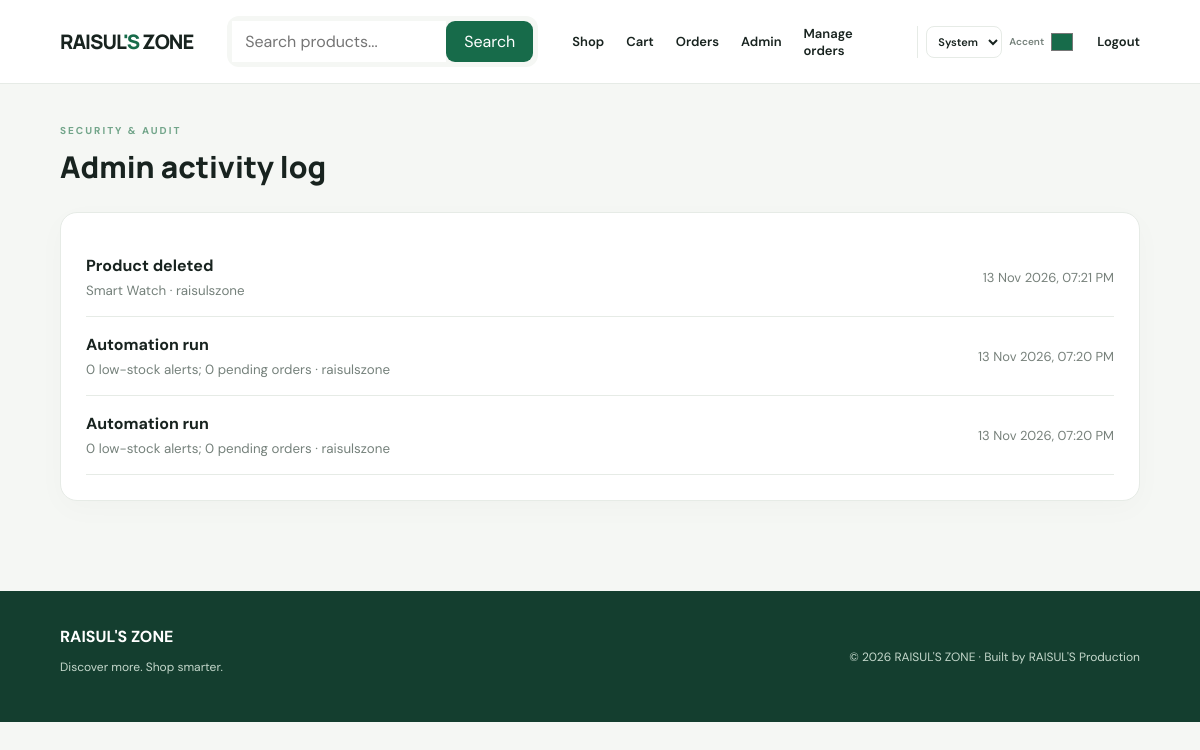
Screenshot of /admin/activity (signed in) with the database file from the repository.
### app/models.py (models this page shows, shortened)
class AdminActivity(db.Model):
    id = db.Column(db.Integer, primary_key=True)
    actor_id = db.Column(db.Integer, db.ForeignKey('user.id'))
    action = db.Column(db.String(120), nullable=False)
    details = db.Column(db.Text, default='')
    created_at = db.Column(db.DateTime, default=datetime.utcnow)
    actor = db.relationship('User')

class User(UserMixin, db.Model):
    id = db.Column(db.Integer, primary_key=True)
    name = db.Column(db.String(100), nullable=False)
    email = db.Column(db.String(150), unique=True, nullable=False, index=True)
    password_hash = db.Column(db.String(255), nullable=False)
    role = db.Column(db.String(20), default="customer", nullable=False)
    created_at = db.Column(db.DateTime, default=datetime.utcnow)

### app/admin.py (the view)
@admin.route('/activity')
@login_required
def activity():
    admin_required(); return render_template('admin_activity.html', activities=AdminActivity.query.order_by(AdminActivity.created_at.desc()).limit(100).all())

### app/admin.py (called while the page is built)
def admin_required():
    if not current_user.is_authenticated or current_user.role != "admin": abort(403)

### app/models.py (called while the page is built)
@login_manager.user_loader
def load_user(user_id):
    return db.session.get(User, int(user_id))

### app/templates/admin_activity.html
{% extends 'base.html' %}{% block content %}<div class="page-heading"><div><span class="eyebrow">SECURITY & AUDIT</span><h1>Admin activity log</h1></div></div><div class="panel">{% for a in activities %}<div class="order-row"><div><strong>{{ a.action }}</strong><small>{{ a.details }} · {{ a.actor.name if a.actor else 'System' }}</small></div><span class="muted">{{ a.created_at.strftime('%d %b %Y, %I:%M %p') }}</span></div>{% else %}<p>No activity recorded yet.</p>{% endfor %}</div>{% endblock %}

### app/static/css/style.css (style rules this page uses)
:root { --ink:#18231f;--muted:#75817b;--paper:#f5f7f4;--white:#fff;--green:#176b4a;--lime:#c8f169;--line:#e6ebe6;--shadow:0 18px 50px rgba(22,48,35,.08) }
* { box-sizing:border-box }
html { scroll-behavior:smooth }
body { margin:0;background:var(--paper);color:var(--ink);font-family:'DM Sans',sans-serif }
.eyebrow { font-size:10px;font-weight:700;letter-spacing:2px;color:#72a58a }
.section-head h2,.page-heading h1 { font:800 30px Manrope;margin:7px 0 }
.page-heading { margin:15px 0 25px }
.panel { background:#fff;border:1px solid var(--line);border-radius:17px;padding:25px;box-shadow:0 8px 30px #102c1a06 }
.muted { color:var(--muted);font-size:13px }
.cart-row,.order-row { display:flex;justify-content:space-between;align-items:center;gap:20px;padding:17px 0;border-bottom:1px solid var(--line) }
.cart-row small,.order-row small { display:block;color:var(--muted);margin-top:6px }
.muted { color:#77817b }
:root { color-scheme:light;--focus:color-mix(in srgb,var(--green) 28%,transparent) }
body { background:var(--paper);color:var(--ink) }
.topbar,.panel,.stat-card,.product-card,.auth-card,.empty-state,.admin-shortcuts a { background:var(--white);color:var(--ink) }

### rows the page displays
AdminActivity: action "Product deleted", details "Smart Watch", actor "raisulszone", created_at "13 Nov 2026, 07:21 PM"
AdminActivity: action "Automation run", details "0 low-stock alerts; 0 pending orders", actor "raisulszone", created_at "13 Nov 2026, 07:20 PM"
AdminActivity: action "Automation run", details "0 low-stock alerts; 0 pending orders", actor "raisulszone", created_at "13 Nov 2026, 07:20 PM"

### other values shown
{{ 2026 }} "2026"
